Frame 1 (no input): blank canvas, image omitted
Frame 60 (no input): blank canvas, image omitted
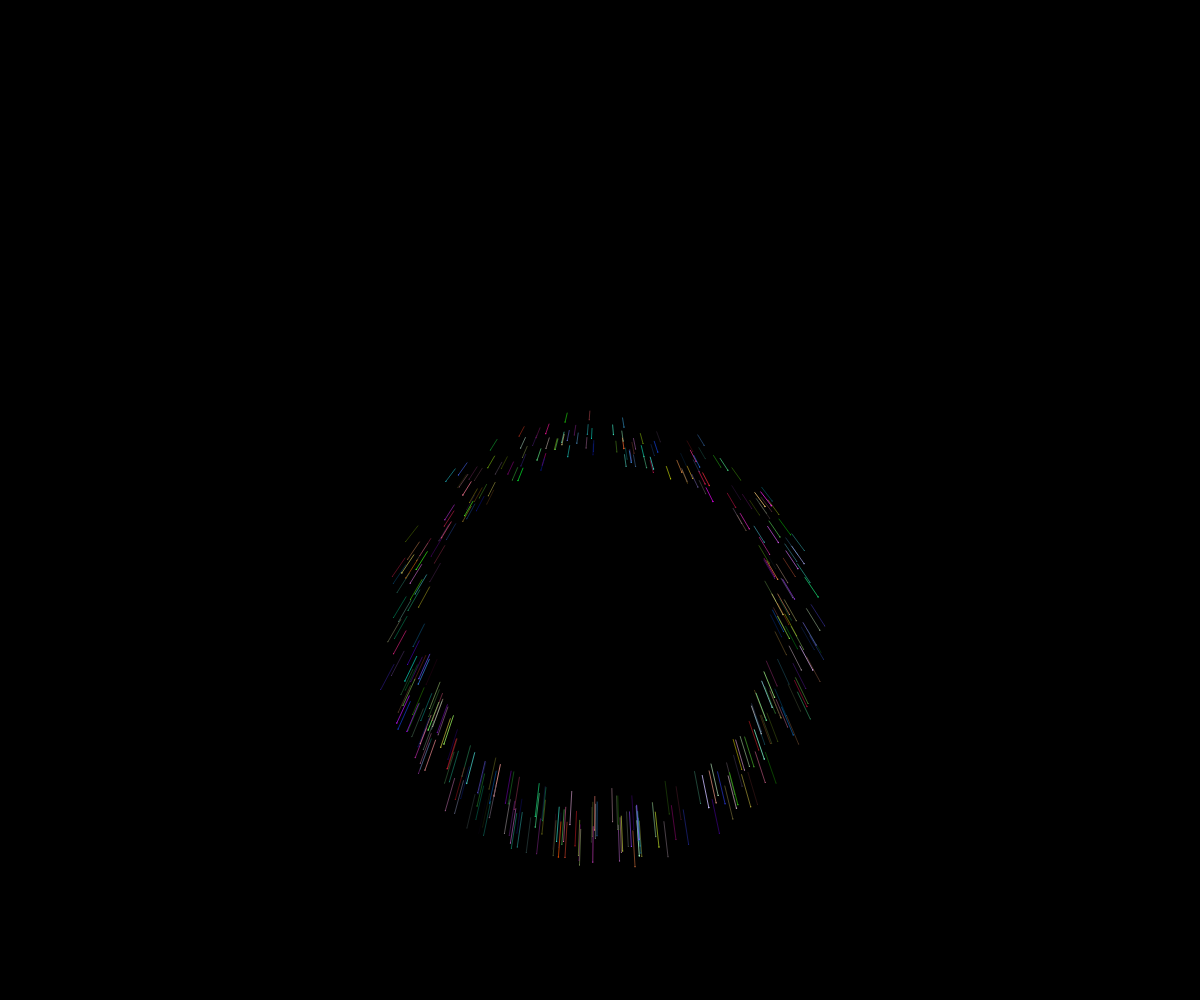
Frame 120 (the mouse pressed at the canvas centre since frame 60)

The p5.js sketch whose frames 1 and 60 were blank and that drew this single picture after the mouse press (run headless with seeded random() and noise() and a simulated clock; from frame 60 on, the mouse is pressed at the canvas centre):

// p5.js sketch
// ── sketch.js
// Firework OOP demo


class Particle {
  constructor(x, y) {
    this.x= x;
    this.y= y;
    this.color = color(random(255), random(255), random(255));
    this.size = random(2, 10);
    this.speed= random(4,5);
    this.angle = random(TWO_PI);
    this.dx = cos(this.angle) * this.speed;
    this.dy = sin(this.angle) * this.speed;
    this.GRAVITY = 0.1;
    this.resistance = 0.99; // Simulate air resistance
    this.strokeWeight = this.size / 2; // Initial stroke weight based on size
  }

  display() {
    fill(this.color);
    noStroke();
    circle(this.x, this.y, this.size);
    // lightning tails    
    stroke(this.color);
    strokeWeight(this.strokeWeight);
    line(this.x, this.y, this.x - this.dx * 5, this.y - this.dy * 5);
  }

  update() {
    this.x += this.dx;
    this.y += this.dy; 
    this.dy += this.GRAVITY; // Apply gravity
    this.dx *= this.resistance; // Apply air resistance
    this.dy *= this.resistance; // Apply air resistance
    this.size *= 0.97; // Shrink over time
    this.strokeWeight *= 0.97; // Shrink stroke weight over time
  }

  isDead() {
    return this.size < 0.5;
  }
}

let fireworks = [];
const NUM_PARTICLES = 400;
const GRAVITY = 1;

function setup() {
  createCanvas(windowWidth, windowHeight);
  background(0);
}

function draw() {
  background(0);
  for (let firework of fireworks) {
    firework.update();
    firework.display();
    if (firework.isDead()) {
      fireworks.splice(fireworks.indexOf(firework), 1); // Remove small particles
    }
  }
}

function mousePressed() {
  for (let i = 0; i < NUM_PARTICLES; i++) {
    let firework = new Particle(mouseX, mouseY);
    fireworks.push(firework);
  }
}
